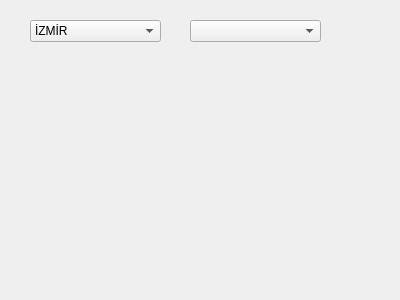
<?xml version="1.0" encoding="UTF-8"?>
<ui version="4.0">
 <class>Widget</class>
 <widget class="QWidget" name="Widget">
  <property name="geometry">
   <rect>
    <x>0</x>
    <y>0</y>
    <width>400</width>
    <height>300</height>
   </rect>
  </property>
  <property name="windowTitle">
   <string>Widget</string>
  </property>
  <widget class="QComboBox" name="comboBoxIller">
   <property name="geometry">
    <rect>
     <x>30</x>
     <y>20</y>
     <width>131</width>
     <height>22</height>
    </rect>
   </property>
   <item>
    <property name="text">
     <string>İZMİR</string>
    </property>
   </item>
   <item>
    <property name="text">
     <string>AYDIN</string>
    </property>
   </item>
   <item>
    <property name="text">
     <string>DENİZLİ</string>
    </property>
   </item>
  </widget>
  <widget class="QComboBox" name="comboBoxIlceler">
   <property name="geometry">
    <rect>
     <x>190</x>
     <y>20</y>
     <width>131</width>
     <height>22</height>
    </rect>
   </property>
  </widget>
 </widget>
 <layoutdefault spacing="6" margin="11"/>
 <resources/>
 <connections/>
</ui>
